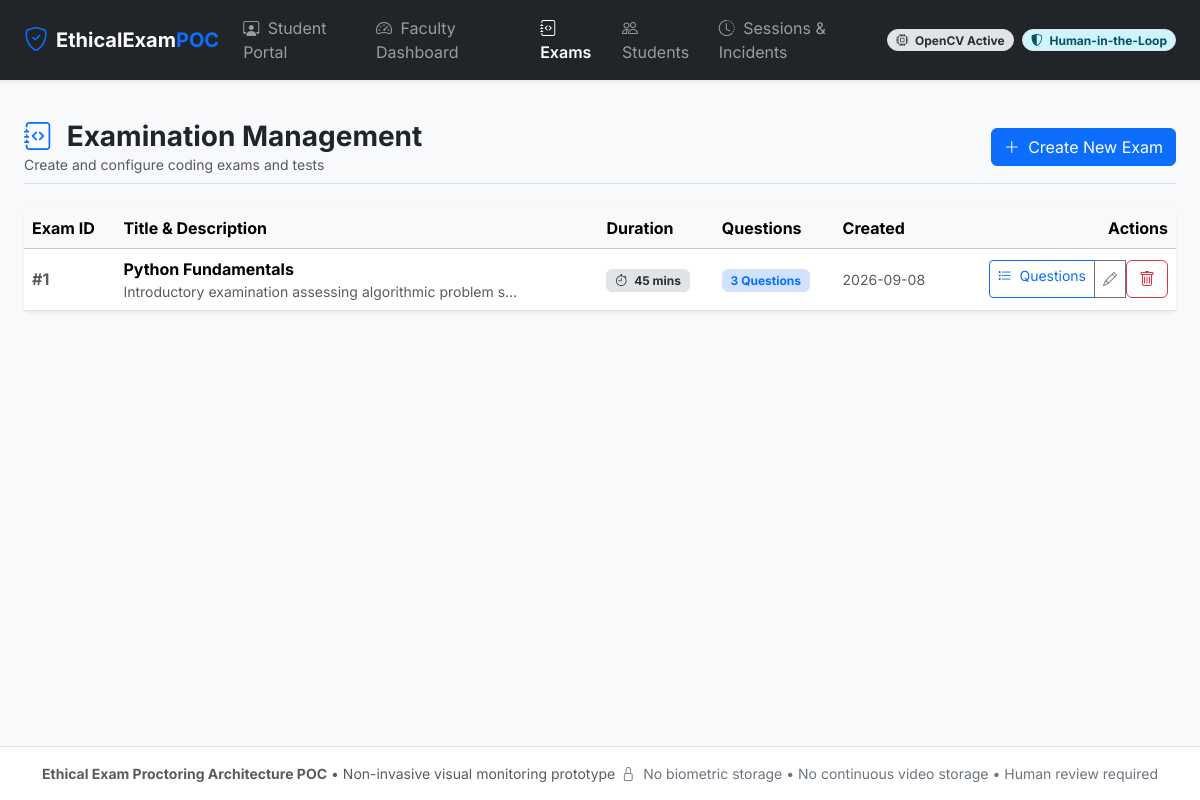
/faculty/exams, run on the app's committed database.
### app/models.py (models this page shows, shortened)
    class Model(DeclarativeBase):
        query: ClassVar[Query]

class Exam(Model):
    __tablename__ = 'exams'
    id: Mapped[int] = mapped_column(db.Integer, primary_key=True)
    title: Mapped[str] = mapped_column(db.String(200), nullable=False)
    description: Mapped[Optional[str]] = mapped_column(db.Text, default='')
    duration_minutes: Mapped[int] = mapped_column(db.Integer, default=30, nullable=False)
    created_at: Mapped[Optional[datetime]] = mapped_column(db.DateTime, default=lambda: datetime.now(timezone.utc))
    questions: Mapped[list['Question']] = relationship('Question', back_populates='exam', cascade='all, delete-orphan', order_by='Question.id')
    sessions: Mapped[list['ExamSession']] = relationship('ExamSession', back_populates='exam', cascade='all, delete-orphan')

### app/routes/faculty.py (the view)
@faculty_bp.route('/exams', methods=['GET'])
def exams():
    all_exams = Exam.query.order_by(Exam.created_at.desc()).all()
    if _wants_json():
        return jsonify([e.to_dict() for e in all_exams]), 200
    return render_template('faculty/exams.html', exams=all_exams)

### app/routes/faculty.py (called while the page is built)
def _wants_json():
    return (
        request.is_json
        or 'application/json' in request.headers.get('Accept', '')
        or request.headers.get('X-Requested-With') == 'XMLHttpRequest'
        or request.args.get('format') == 'json'
    )

### app/templates/faculty/exams.html (shortened to what this page needs)
{% extends 'base.html' %}
{% block content %}
<div class="container-fluid px-4 mt-4">
    <div class="d-flex justify-content-between align-items-center mb-4 pb-2 border-bottom">
        <div>
            <h3 class="fw-bold mb-0">
                <i class="bi bi-journal-code text-primary me-2"></i> Examination Management
            </h3>
            <p class="text-muted small mb-0">Create and configure coding exams and tests</p>
        </div>
        <button type="button" class="btn btn-primary" data-bs-toggle="modal" data-bs-target="#createExamModal">
            <i class="bi bi-plus-lg me-1"></i> Create New Exam
        </button>
    </div>
    <div class="card shadow-sm border-0">
        <div class="card-body p-0">
            <div class="table-responsive">
                <table class="table table-hover align-middle mb-0">
                    <thead class="table-light">
                        <tr>
                            <th>Exam ID</th>
                            <th>Title & Description</th>
                            <th>Duration</th>
                            <th>Questions</th>
                            <th>Created</th>
                            <th class="text-end">Actions</th>
                        </tr>
                    </thead>
                    <tbody>
                        {% if exams %}
                            {% for exam in exams %}
                            <tr>
                                <td class="fw-bold text-muted">#{{ exam.id }}</td>
                                <td>
                                    <div class="fw-bold fs-6">{{ exam.title }}</div>
                                    <div class="text-muted small text-truncate" style="max-width: 400px;">
                                        {{ exam.description or 'No description provided.' }}
                                    </div>
                                </td>
                                <td>
                                    <span class="badge bg-secondary-subtle text-secondary-emphasis border">
                                        <i class="bi bi-stopwatch me-1"></i> {{ exam.duration_minutes }} mins
                                    </span>
                                </td>
                                <td>
                                    <span class="badge bg-primary-subtle text-primary border">
                                        {{ exam.questions|length }} Questions
                                    </span>
                                </td>
                                <td class="small text-muted">
                                    {{ exam.created_at.strftime('%Y-%m-%d') if exam.created_at else 'N/A' }}
                                </td>
                                <td class="text-end">
                                    <div class="btn-group btn-group-sm">
                                        <a href="{{ url_for('faculty.exam_detail', exam_id=exam.id) }}" class="btn btn-outline-primary" title="Manage Questions">
                                            <i class="bi bi-list-task me-1"></i> Questions
                                        </a>
                                        <button class="btn btn-outline-secondary" data-bs-toggle="modal" data-bs-target="#editModal-{{ exam.id }}" title="Edit Exam">
                                            <i class="bi bi-pencil"></i>
                                        </button>
                                        <form action="{{ url_for('faculty.delete_exam', exam_id=exam.id) }}" method="POST" class="d-inline" onsubmit="return confirm('Delete this exam and all its associated questions and sessions?');">
                                            <button type="submit" class="btn btn-outline-danger" title="Delete Exam">
                                                <i class="bi bi-trash"></i>
                                            </button>
                                        </form>
                                    </div>
                                </td>
                            </tr>
                            {% endfor %}
                        {% else %}
                            <tr>
                                <td colspan="6" class="text-center py-5 text-muted">
                                    No examinations found. Click "Create New Exam" or run the seed script to load sample data.
                                </td>
                            </tr>
                        {% endif %}
                    </tbody>
                </table>
            </div>
        </div>
    </div>
</div>
{% endblock %}

### app/static/css/styles.css (style rules this page uses)
:root { --bs-font-sans-serif: 'Inter', -apple-system, BlinkMacSystemFont, "Segoe UI", Roboto, sans-serif; --font-code: 'JetBrains Mono', Consolas, Monaco, monospace; }
body { font-family: var(--bs-font-sans-serif); color: #212529; }
.card { border-radius: 0.5rem; border: 1px solid rgba(0, 0, 0, 0.08); }

### data on the page
Exam: id "1", title "Python Fundamentals", description "Introductory examination assessing algorithmic problem s…", duration_minutes "45", questions|length "3", created_at "2026-09-08"
